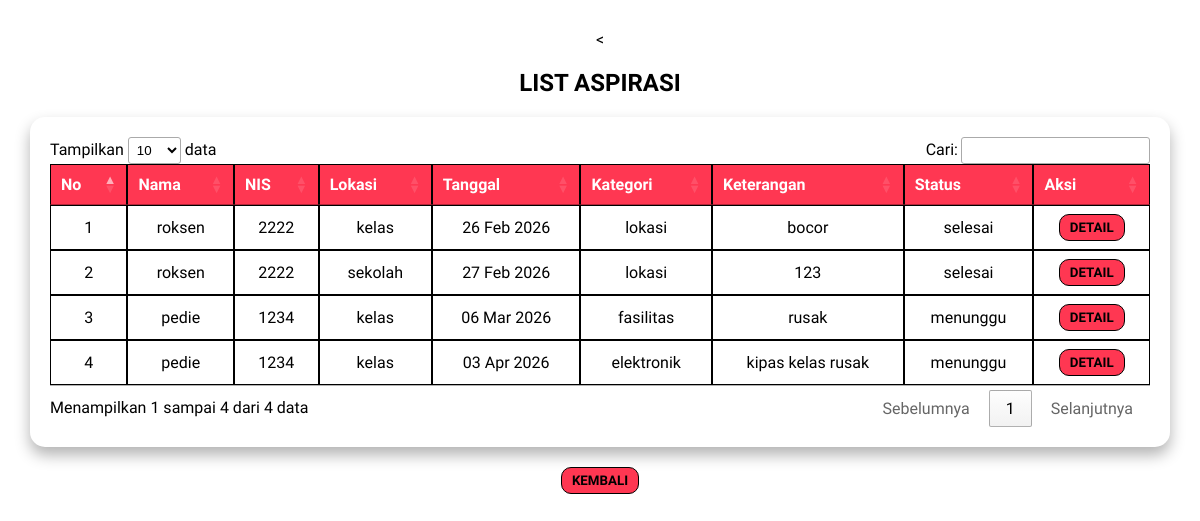
The app's page /UJIKOMFALAQ/admin/data-pengaduan.php (signed in), older data.
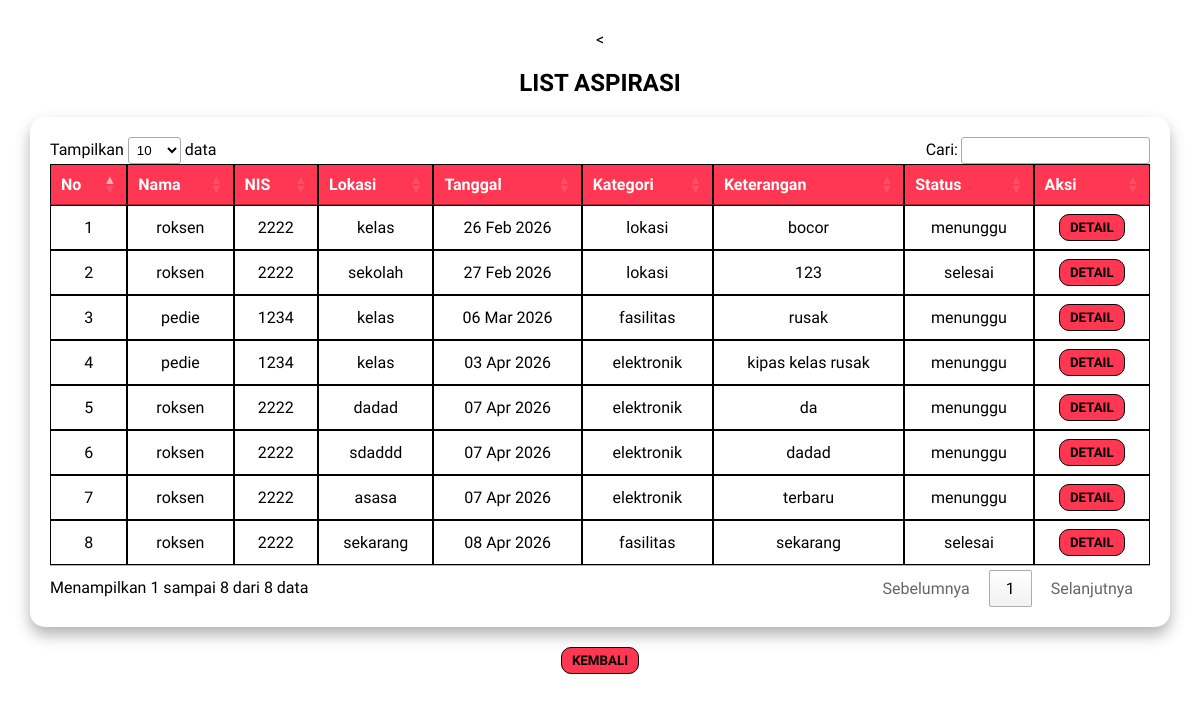
The same page, newer data.
### tables this page shows
CREATE TABLE `input_aspirasi` (
  `id_pelapor` int(11) NOT NULL,
  `nis` varchar(225) NOT NULL,
  `id_kategori` int(11) NOT NULL,
  `tanggal` datetime NOT NULL DEFAULT current_timestamp(),
  `lokasi` varchar(225) NOT NULL,
  `ket` varchar(225) NOT NULL,
  `status` enum('menunggu','proses','selesai') NOT NULL DEFAULT 'menunggu',
  `feedback` varchar(225) DEFAULT NULL
);

CREATE TABLE `user` (
  `id` int(11) NOT NULL,
  `username` varchar(50) NOT NULL,
  `password` varchar(50) NOT NULL,
  `role` enum('admin','siswa') NOT NULL DEFAULT 'siswa',
  `nis` varchar(100) DEFAULT NULL,
  `kelas` varchar(100) DEFAULT NULL
);

CREATE TABLE `kategori` (
  `id_kategori` int(11) NOT NULL,
  `ket_kategori` varchar(225) NOT NULL
);

### UJIKOMFALAQ/admin/data-pengaduan.php (the view, shortened to what this page needs)
<?php
$koneksi = mysqli_connect("localhost","root","","ujikom_12rpl2_falaq");
$query = mysqli_query($koneksi, "
    SELECT input_aspirasi.*, kategori.ket_kategori, user.username
    FROM input_aspirasi
    LEFT JOIN kategori
    ON input_aspirasi.id_kategori = kategori.id_kategori
    LEFT JOIN user
    ON input_aspirasi.nis = user.nis
");
?>
<!DOCTYPE html>
<html lang="en">
<head>
<link rel="stylesheet" href="https://cdn.datatables.net/1.13.8/css/jquery.dataTables.min.css">
</head>
<body>
<h2>LIST ASPIRASI</h2>
<div class="box">
<table id="datatable" cellpadding="10" cellspacing="0">
    <thead>
        <tr>
            <th>No</th>
            <th>Nama</th>
            <th>NIS</th>
            <th>Lokasi</th>
            <th>Tanggal</th>
            <th>Kategori</th>
            <th>Keterangan</th>
            <th>Status</th>
            <th>Aksi</th>
        </tr>
    </thead>
    <tbody>
    <?php $no = 1; ?>
    <?php
    while ($data = mysqli_fetch_assoc($query)) { ?>
        <tr>
            <td><?= $no++ ?></td>
            <td><?= $data['username'] ?></td>
            <td><?= $data['nis'] ?></td>
            <td><?= $data['lokasi'] ?></td>
            <td><?= date('d M Y', strtotime($data['tanggal'])) ?></td>
            <td><?= $data['ket_kategori'] ?></td>
            <td><?= $data['ket'] ?></td>
            <td><?= $data['status'] ?></td>
            <td>
                <a href="detail-pengaduan.php?id=<?= $data['id_pelapor'] ?>">
                    <button><b>DETAIL</b></button>
                </a>
            </td>
        </tr>
    <?php } ?>
    </tbody>
</table>
</div>
<div class="kembali">
    <a href="admin.php">
        <button><b>KEMBALI</b></button>
    </a>
</div>
</body>
</html>

Row changes from the older to the newer data that the page shows:
changed input_aspirasi "26 Feb 2026": status "selesai" → "menunggu"
added input_aspirasi: user.username "roksen", nis "2222", lokasi "dadad", tanggal "07 Apr 2026", id_kategori.ket_kategori "elektronik", ket "da", status "menunggu"
added input_aspirasi: user.username "roksen", nis "2222", lokasi "sdaddd", tanggal "07 Apr 2026", id_kategori.ket_kategori "elektronik", ket "dadad", status "menunggu"
added input_aspirasi: user.username "roksen", nis "2222", lokasi "asasa", tanggal "07 Apr 2026", id_kategori.ket_kategori "elektronik", ket "terbaru", status "menunggu"
added input_aspirasi: user.username "roksen", nis "2222", lokasi "sekarang", tanggal "08 Apr 2026", id_kategori.ket_kategori "fasilitas", ket "sekarang", status "selesai"
Text that changed along with them:
text written by a page script: "Tampilkan data Cari: Menampilkan 1 sampai 4 dari 4 data Sebelumnya 1 Selanjutnya" → "Tampilkan data Cari: Menampilkan 1 sampai 8 dari 8 data Sebelumnya 1 Selanjutnya"
